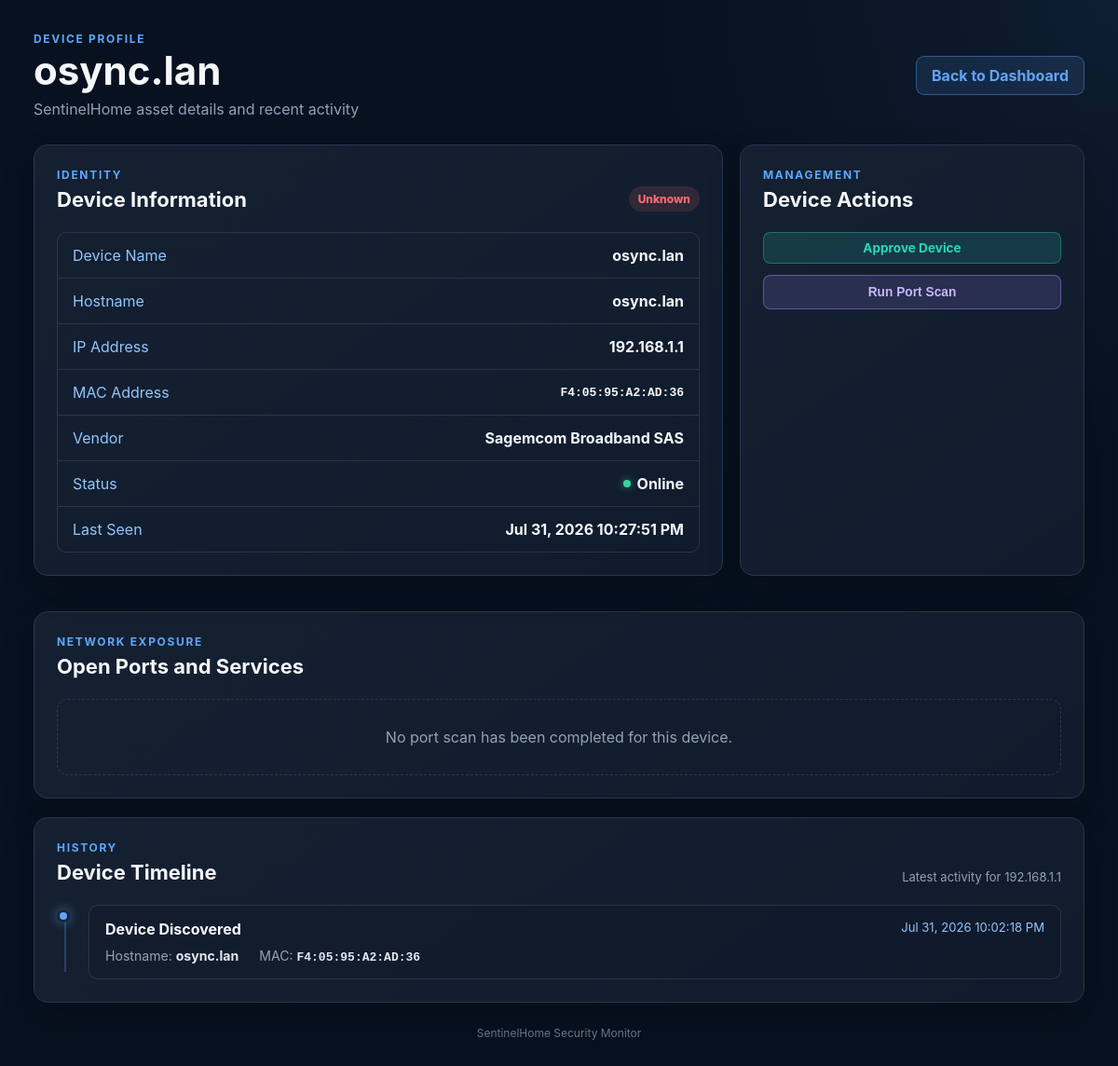
Page /device/192.168.1.1 on the committed database.
### tables this page shows
CREATE TABLE devices (
                device_key TEXT PRIMARY KEY,
                name TEXT NOT NULL,
                hostname TEXT NOT NULL,
                ip_address TEXT NOT NULL,
                mac_address TEXT NOT NULL,
                vendor TEXT NOT NULL,
                owner TEXT NOT NULL DEFAULT 'Unknown',
                trusted INTEGER NOT NULL DEFAULT 0,
                status TEXT NOT NULL DEFAULT 'Unknown',
                first_seen TEXT NOT NULL,
                last_seen TEXT NOT NULL
            );

### dashboard.py (the view)
@app.route("/device/<path:ip_address>")
def device_details(ip_address):
    dashboard_data = build_dashboard_data()
    selected_device = next(
        (
            device
            for device in dashboard_data["live_inventory"]
            if device["ip"] == ip_address
        ),
        None,
    )
    if selected_device is None:
        abort(404)
    device_key = find_device_key(
        DATABASE_FILE,
        mac_address=selected_device["mac"],
        ip_address=ip_address,
    )
    if device_key:
        related_events = get_device_timeline(
            DATABASE_FILE,
            device_key,
        )
    else:
        related_events = []
    saved_scans = load_port_scan_results(
        PORT_SCAN_FILE
    )
    port_scan = saved_scans.get(ip_address)
    return render_template(
        "device_details.html",
        device=selected_device,
        related_events=related_events,
        port_scan=port_scan,
    )

### modules/dashboard_data.py (called while the page is built, shortened)
def load_json_file(
    file_path: Path,
    default: Any,
) -> Any:
    if not file_path.exists():
        return default
    try:
        return json.loads(file_path.read_text(encoding="utf-8"))
    except (json.JSONDecodeError, OSError):
        return default

def load_trusted_devices() -> dict[str, dict[str, str]]:
    data = load_json_file(TRUSTED_DEVICES_FILE, {})
    if not isinstance(data, dict):
        return {}
    return data

def load_live_inventory() -> list[dict[str, Any]]:
    data = load_json_file(LIVE_INVENTORY_FILE, [])
    if not isinstance(data, list):
        return []
    return data

def load_events() -> list[dict[str, Any]]:
    if not EVENT_LOG_FILE.exists():
        return []

def format_timestamp(timestamp: str) -> str:
    if not timestamp:
        return "No activity"
    try:
        parsed_time = datetime.fromisoformat(timestamp)
        return parsed_time.strftime("%b %d, %Y %I:%M:%S %p")
    except ValueError:
        return timestamp

def prepare_recent_events(
    events: list[dict[str, Any]],
    limit: int = 10,
) -> list[dict[str, str]]:
    prepared_events: list[dict[str, str]] = []
    return prepared_events

### modules/database.py (called while the page is built, shortened)
def get_connection(database_file: Path) -> sqlite3.Connection:
    database_file.parent.mkdir(
        parents=True,
        exist_ok=True,
    )
    connection = sqlite3.connect(database_file)
    connection.row_factory = sqlite3.Row
    connection.execute("PRAGMA foreign_keys = ON")
    return connection

def find_device_key(
    database_file: Path,
    *,
    mac_address: str | None = None,
    ip_address: str | None = None,
) -> str | None:
    normalized_mac = (
        mac_address.strip().upper()
        if mac_address
        else None
    )
    with get_connection(database_file) as connection:
        if normalized_mac and normalized_mac != "UNKNOWN":
            row = connection.execute(
                """
                SELECT device_key
                FROM devices
                WHERE mac_address = ?
                """,
                (normalized_mac,),
            ).fetchone()
            if row:
                return str(row["device_key"])
    return None

### modules/port_scanner.py (called while the page is built, shortened)
def load_port_scan_results(
    file_path: Path,
) -> dict[str, dict[str, Any]]:
    if not file_path.exists():
        return {}

### templates/device_details.html (shortened to what this page needs)
<!DOCTYPE html>
<html lang="en">
<head>
    <link
        rel="stylesheet"
        href="{{ url_for('static', filename='style.css') }}"
    >
</head>
<body>
    <main class="dashboard-shell">
        <header class="top-bar">
            <div>
                <p class="eyebrow">DEVICE PROFILE</p>
                <h1>{{ device.name }}</h1>
                <p class="subtitle">
                    SentinelHome asset details and recent activity
                </p>
            </div>
            <a
                href="{{ url_for('home') }}"
                class="back-button"
            >
                Back to Dashboard
            </a>
        </header>
        <section class="device-profile-grid">
            <article class="panel device-profile-card">
                <div class="panel-heading">
                    <div>
                        <p class="panel-eyebrow">IDENTITY</p>
                        <h2>Device Information</h2>
                    </div>
                    {% if device.trusted %}
                    <span class="trust-badge trusted-badge">
                        Trusted
                    </span>
                    {% else %}
                    <span class="trust-badge unknown-badge">
                        Unknown
                    </span>
                    {% endif %}
                </div>
                <div class="device-detail-list">
                    <div class="device-detail-row">
                        <span>Device Name</span>
                        <strong>{{ device.name }}</strong>
                    </div>
                    <div class="device-detail-row">
                        <span>Hostname</span>
                        <strong>{{ device.hostname }}</strong>
                    </div>
                    <div class="device-detail-row">
                        <span>IP Address</span>
                        <strong>{{ device.ip }}</strong>
                    </div>
                    <div class="device-detail-row">
                        <span>MAC Address</span>
                        <strong class="monospace">
                            {{ device.mac }}
                        </strong>
                    </div>
                    <div class="device-detail-row">
                        <span>Vendor</span>
                        <strong>{{ device.vendor }}</strong>
                    </div>
                    <div class="device-detail-row">
                        <span>Status</span>
                        <strong class="online-status">
                            <span class="online-dot"></span>
                            {{ device.status }}
                        </strong>
                    </div>
                    <div class="device-detail-row">
                        <span>Last Seen</span>
                        <strong>{{ device.last_seen }}</strong>
                    </div>
                </div>
            </article>
            <article class="panel device-actions-card">
                <div class="panel-heading">
                    <div>
                        <p class="panel-eyebrow">MANAGEMENT</p>
                        <h2>Device Actions</h2>
                    </div>
                </div>
                {% if device.trusted %}
                <form
                    action="{{ url_for('rename', mac=device.mac) }}"
                    method="post"
                    class="details-rename-form"
                >
                    <label for="new_name">
                        Rename Device
                    </label>
                    <input
                        id="new_name"
                        type="text"
                        name="new_name"
                        value="{{ device.name }}"
                        class="details-input"
                        required
                    >
                    <button
                        type="submit"
                        class="rename-button details-action-button"
                    >
                        Save New Name
                    </button>
                </form>
                <a
                    href="{{ url_for('remove', mac=device.mac) }}"
                    class="remove-button details-action-button"
                >
                    Remove from Trusted Devices
                </a>
                {% else %}
                    {% if device.mac != "UNKNOWN" %}
                    <a
                        href="{{ url_for('approve', mac=device.mac) }}"
                        class="approve-button details-action-button"
                    >
                        Approve Device
                    </a>
                    {% else %}
                    <div class="action-warning">
                        This device cannot be approved yet because
                        SentinelHome has not identified a MAC address.
                    </div>
                    {% endif %}
                {% endif %}
                <form
                    action="{{ url_for('scan_ports', ip_address=device.ip) }}"
                    method="post"
                >
                    <button
                        type="submit"
                        class="scan-button details-action-button"
                    >
                        Run Port Scan
                    </button>
                </form>
            </article>
        </section>
        <section class="panel">
            <div class="panel-heading">
                <div>
                    <p class="panel-eyebrow">NETWORK EXPOSURE</p>
                    <h2>Open Ports and Services</h2>
                </div>
            </div>
            {% if port_scan %}
                {% if port_scan.open_ports %}
                <div class="table-wrapper">
                    <table>
                        <thead>
                            <tr>
                                <th>Port</th>
                                <th>Protocol</th>
                                <th>Service</th>
                                <th>Product</th>
                                <th>Version</th>
                            </tr>
                        </thead>
                        <tbody>
                            {% for port in port_scan.open_ports %}
                            <tr>
                                <td>
                                    <span class="port-badge">
                                        {{ port.port }}
                                    </span>
                                </td>
                                <td>{{ port.protocol }}</td>
                                <td>{{ port.service }}</td>
                                <td>{{ port.product }}</td>
                                <td>{{ port.version }}</td>
                            </tr>
                            {% endfor %}
                        </tbody>
                    </table>
                </div>
                {% else %}
                <div class="healthy-state">
                    <div class="healthy-icon">✓</div>
                    <div>
                        <p class="healthy-title">
                            No common TCP ports were found open
                        </p>
                        <p>
                            The device responded, but none of the configured
                            common ports were detected as open.
                        </p>
                    </div>
                </div>
                {% endif %}
            {% else %}
            <div class="empty-state">
                No port scan has been completed for this device.
            </div>
            {% endif %}
     </section>
        <section class="panel">
            <div class="panel-heading">
                <div>
                    <p class="panel-eyebrow">HISTORY</p>
                    <h2>Device Timeline</h2>
                </div>
                <p class="panel-note">
                    Latest activity for {{ device.ip }}
                </p>
            </div>
            {% if related_events %}
            <div class="timeline">
                {% for event in related_events %}
                <article class="timeline-item">
                    <div class="timeline-marker"></div>
                    <div class="timeline-content">
                        <div class="timeline-heading">
                            <strong>{{ event.event_type }}</strong>
                            <span>{{ event.display_time }}</span>
                        </div>
                        <div class="timeline-details">
                            <p>
                                Hostname:
                                <strong>{{ event.hostname }}</strong>
                            </p>
                            <p>
                                MAC:
                                <strong class="monospace">
                                    {{ event.mac }}
                                </strong>
                            </p>
                        </div>
                    </div>
                </article>
                {% endfor %}
            </div>
            {% else %}
            <div class="empty-state">
                No timeline activity has been recorded for this device.
            </div>
            {% endif %}
        </section>
        <footer>
            SentinelHome Security Monitor
        </footer>
    </main>
</body>
</html>

### rows in the picture
devices: name "osync.lan", hostname "osync.lan", vendor "Sagemcom Broadband SAS", status "Online", event_type "Device Discovered", display_time "Jul 31, 2026 10:02:18 PM", mac "F4:05:95:A2:AD:36"

### other values in the picture
{{ device.ip }} "192.168.1.1"
{{ device.mac }} "F4:05:95:A2:AD:36"
{{ device.last_seen }} "Jul 31, 2026 10:27:51 PM"
